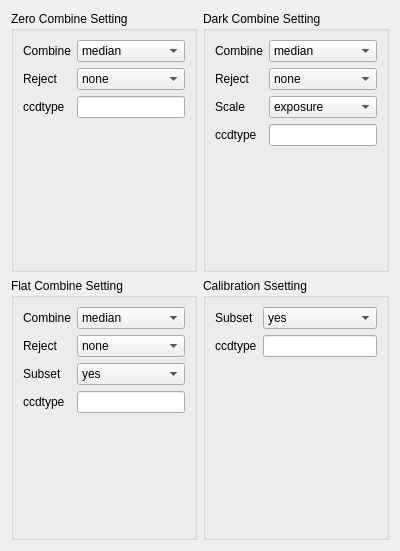
          <widget class="QWidget" name="tab_36">
           <attribute name="title">
            <string>Calibration</string>
           </attribute>
           <layout class="QGridLayout" name="gridLayout_85">
            <item row="0" column="0">
             <widget class="QGroupBox" name="groupBox_35">
              <property name="title">
               <string>Zero Combine Setting</string>
              </property>
              <property name="flat">
               <bool>true</bool>
              </property>
              <layout class="QGridLayout" name="gridLayout_86">
               <item row="0" column="0">
                <layout class="QGridLayout" name="gridLayout_87">
                 <item row="0" column="0">
                  <widget class="QLabel" name="label_59">
                   <property name="text">
                    <string>Combine</string>
                   </property>
                  </widget>
                 </item>
                 <item row="0" column="1">
                  <widget class="QComboBox" name="comboBox_12">
                   <item>
                    <property name="text">
                     <string>median</string>
                    </property>
                   </item>
                   <item>
                    <property name="text">
                     <string>average</string>
                    </property>
                   </item>
                  </widget>
                 </item>
                 <item row="1" column="0">
                  <widget class="QLabel" name="label_60">
                   <property name="text">
                    <string>Reject</string>
                   </property>
                  </widget>
                 </item>
                 <item row="1" column="1">
                  <widget class="QComboBox" name="comboBox_13">
                   <item>
                    <property name="text">
                     <string>none</string>
                    </property>
                   </item>
                   <item>
                    <property name="text">
                     <string>minmax</string>
                    </property>
                   </item>
                   <item>
                    <property name="text">
                     <string>ccdclip</string>
                    </property>
                   </item>
                   <item>
                    <property name="text">
                     <string>crreject</string>
                    </property>
                   </item>
                   <item>
                    <property name="text">
                     <string>sigclip</string>
                    </property>
                   </item>
                   <item>
                    <property name="text">
                     <string>avsigclip</string>
                    </property>
                   </item>
                   <item>
                    <property name="text">
                     <string>pclip</string>
                    </property>
                   </item>
                  </widget>
                 </item>
                 <item row="2" column="0">
                  <widget class="QLabel" name="label_61">
                   <property name="text">
                    <string>ccdtype</string>
                   </property>
                  </widget>
                 </item>
                 <item row="2" column="1">
                  <widget class="QLineEdit" name="lineEdit_21"/>
                 </item>
                </layout>
               </item>
               <item row="1" column="0">
                <spacer name="verticalSpacer_10">
                 <property name="orientation">
                  <enum>Qt::Vertical</enum>
                 </property>
                 <property name="sizeHint" stdset="0">
                  <size>
                   <width>20</width>
                   <height>142</height>
                  </size>
                 </property>
                </spacer>
               </item>
              </layout>
             </widget>
            </item>
            <item row="0" column="1">
             <widget class="QGroupBox" name="groupBox_37">
              <property name="title">
               <string>Dark Combine Setting</string>
              </property>
              <layout class="QGridLayout" name="gridLayout_88">
               <item row="0" column="0">
                <layout class="QGridLayout" name="gridLayout_89">
                 <item row="0" column="0">
                  <widget class="QLabel" name="label_62">
                   <property name="text">
                    <string>Combine</string>
                   </property>
                  </widget>
                 </item>
                 <item row="0" column="1">
                  <widget class="QComboBox" name="comboBox_14">
                   <item>
                    <property name="text">
                     <string>median</string>
                    </property>
                   </item>
                   <item>
                    <property name="text">
                     <string>average</string>
                    </property>
                   </item>
                  </widget>
                 </item>
                 <item row="1" column="0">
                  <widget class="QLabel" name="label_63">
                   <property name="text">
                    <string>Reject</string>
                   </property>
                  </widget>
                 </item>
                 <item row="1" column="1">
                  <widget class="QComboBox" name="comboBox_15">
                   <item>
                    <property name="text">
                     <string>none</string>
                    </property>
                   </item>
                   <item>
                    <property name="text">
                     <string>minmax</string>
                    </property>
                   </item>
                   <item>
                    <property name="text">
                     <string>ccdclip</string>
                    </property>
                   </item>
                   <item>
                    <property name="text">
                     <string>crreject</string>
                    </property>
                   </item>
                   <item>
                    <property name="text">
                     <string>sigclip</string>
                    </property>
                   </item>
                   <item>
                    <property name="text">
                     <string>avsigclip</string>
                    </property>
                   </item>
                   <item>
                    <property name="text">
                     <string>pclip</string>
                    </property>
                   </item>
                  </widget>
                 </item>
                 <item row="2" column="0">
                  <widget class="QLabel" name="label_71">
                   <property name="text">
                    <string>Scale</string>
                   </property>
                  </widget>
                 </item>
                 <item row="2" column="1">
                  <widget class="QComboBox" name="comboBox_16">
                   <item>
                    <property name="text">
                     <string>exposure</string>
                    </property>
                   </item>
                   <item>
                    <property name="text">
                     <string>none</string>
                    </property>
                   </item>
                   <item>
                    <property name="text">
                     <string>mode</string>
                    </property>
                   </item>
                   <item>
                    <property name="text">
                     <string>median</string>
                    </property>
                   </item>
                   <item>
                    <property name="text">
                     <string>mean</string>
                    </property>
                   </item>
                  </widget>
                 </item>
                 <item row="3" column="0">
                  <widget class="QLabel" name="label_80">
                   <property name="text">
                    <string>ccdtype</string>
                   </property>
                  </widget>
                 </item>
                 <item row="3" column="1">
                  <widget class="QLineEdit" name="lineEdit_30"/>
                 </item>
                </layout>
               </item>
               <item row="1" column="0">
                <spacer name="verticalSpacer_11">
                 <property name="orientation">
                  <enum>Qt::Vertical</enum>
                 </property>
                 <property name="sizeHint" stdset="0">
                  <size>
                   <width>20</width>
                   <height>113</height>
                  </size>
                 </property>
                </spacer>
               </item>
              </layout>
             </widget>
            </item>
            <item row="1" column="0">
             <widget class="QGroupBox" name="groupBox_38">
              <property name="title">
               <string>Flat Combine Setting</string>
              </property>
              <layout class="QGridLayout" name="gridLayout_90">
               <item row="0" column="0">
                <layout class="QGridLayout" name="gridLayout_92">
                 <item row="0" column="0">
                  <widget class="QLabel" name="label_81">
                   <property name="text">
                    <string>Combine</string>
                   </property>
                  </widget>
                 </item>
                 <item row="0" column="1">
                  <widget class="QComboBox" name="comboBox_17">
                   <item>
                    <property name="text">
                     <string>median</string>
                    </property>
                   </item>
                   <item>
                    <property name="text">
                     <string>average</string>
                    </property>
                   </item>
                  </widget>
                 </item>
                 <item row="1" column="0">
                  <widget class="QLabel" name="label_82">
                   <property name="text">
                    <string>Reject</string>
                   </property>
                  </widget>
                 </item>
                 <item row="1" column="1">
                  <widget class="QComboBox" name="comboBox_18">
                   <item>
                    <property name="text">
                     <string>none</string>
                    </property>
                   </item>
                   <item>
                    <property name="text">
                     <string>minmax</string>
                    </property>
                   </item>
                   <item>
                    <property name="text">
                     <string>ccdclip</string>
                    </property>
                   </item>
                   <item>
                    <property name="text">
                     <string>crreject</string>
                    </property>
                   </item>
                   <item>
                    <property name="text">
                     <string>sigclip</string>
                    </property>
                   </item>
                   <item>
                    <property name="text">
                     <string>avsigclip</string>
                    </property>
                   </item>
                   <item>
                    <property name="text">
                     <string>pclip</string>
                    </property>
                   </item>
                  </widget>
                 </item>
                 <item row="2" column="0">
                  <widget class="QLabel" name="label_83">
                   <property name="text">
                    <string>Subset</string>
                   </property>
                  </widget>
                 </item>
                 <item row="2" column="1">
                  <widget class="QComboBox" name="comboBox_19">
                   <item>
                    <property name="text">
                     <string>yes</string>
                    </property>
                   </item>
                   <item>
                    <property name="text">
                     <string>no</string>
                    </property>
                   </item>
                  </widget>
                 </item>
                 <item row="3" column="0">
                  <widget class="QLabel" name="label_84">
                   <property name="text">
                    <string>ccdtype</string>
                   </property>
                  </widget>
                 </item>
                 <item row="3" column="1">
                  <widget class="QLineEdit" name="lineEdit_31">
                   <property name="text">
                    <string/>
                   </property>
                  </widget>
                 </item>
                </layout>
               </item>
               <item row="1" column="0">
                <spacer name="verticalSpacer_12">
                 <property name="orientation">
                  <enum>Qt::Vertical</enum>
                 </property>
                 <property name="sizeHint" stdset="0">
                  <size>
                   <width>20</width>
                   <height>113</height>
                  </size>
                 </property>
                </spacer>
               </item>
              </layout>
             </widget>
            </item>
            <item row="1" column="1">
             <widget class="QGroupBox" name="groupBox_39">
              <property name="title">
               <string>Calibration Ssetting</string>
              </property>
              <layout class="QGridLayout" name="gridLayout_93">
               <item row="0" column="0">
                <layout class="QGridLayout" name="gridLayout_94">
                 <item row="0" column="0">
                  <widget class="QLabel" name="label_85">
                   <property name="text">
                    <string>Subset</string>
                   </property>
                  </widget>
                 </item>
                 <item row="0" column="1">
                  <widget class="QComboBox" name="comboBox_20">
                   <item>
                    <property name="text">
                     <string>yes</string>
                    </property>
                   </item>
                   <item>
                    <property name="text">
                     <string>no</string>
                    </property>
                   </item>
                  </widget>
                 </item>
                 <item row="1" column="0">
                  <widget class="QLabel" name="label_86">
                   <property name="text">
                    <string>ccdtype</string>
                   </property>
                  </widget>
                 </item>
                 <item row="1" column="1">
                  <widget class="QLineEdit" name="lineEdit_32">
                   <property name="text">
                    <string/>
                   </property>
                  </widget>
                 </item>
                </layout>
               </item>
               <item row="1" column="0">
                <spacer name="verticalSpacer_13">
                 <property name="orientation">
                  <enum>Qt::Vertical</enum>
                 </property>
                 <property name="sizeHint" stdset="0">
                  <size>
                   <width>20</width>
                   <height>171</height>
                  </size>
                 </property>
                </spacer>
               </item>
              </layout>
             </widget>
            </item>
           </layout>
          </widget>
